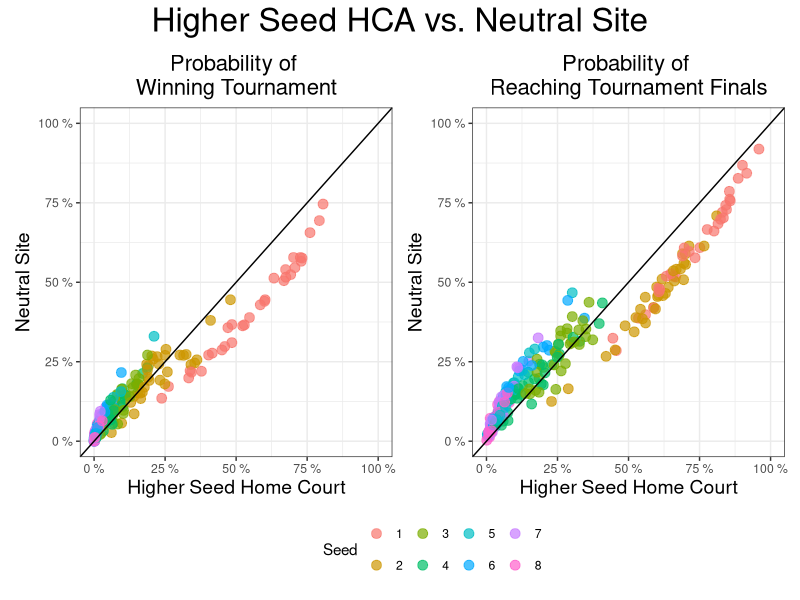
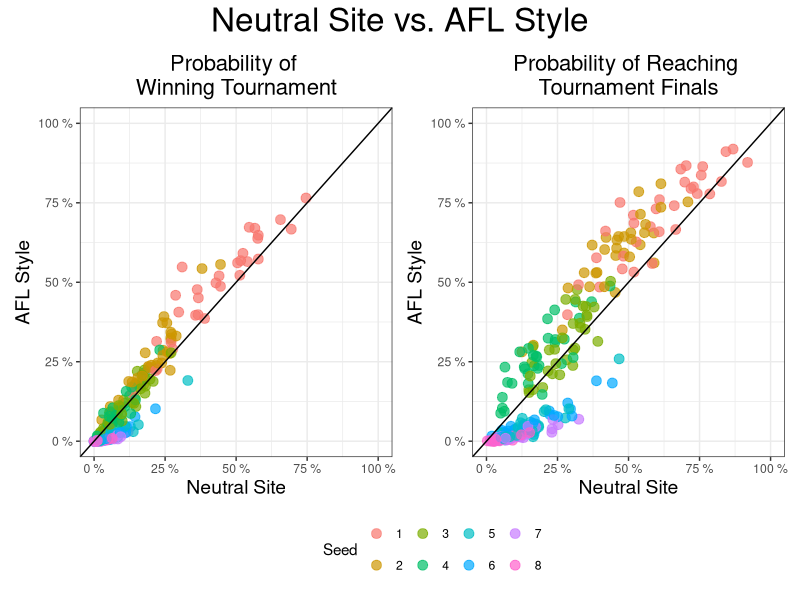
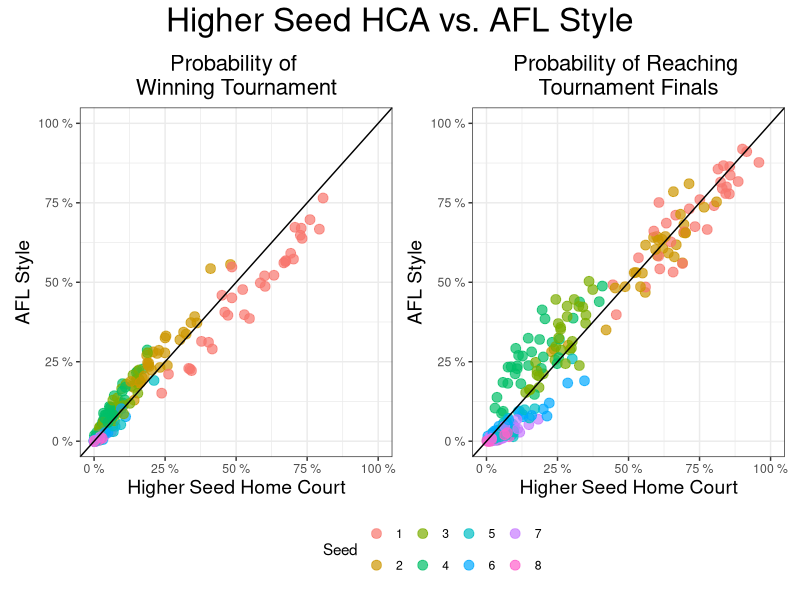
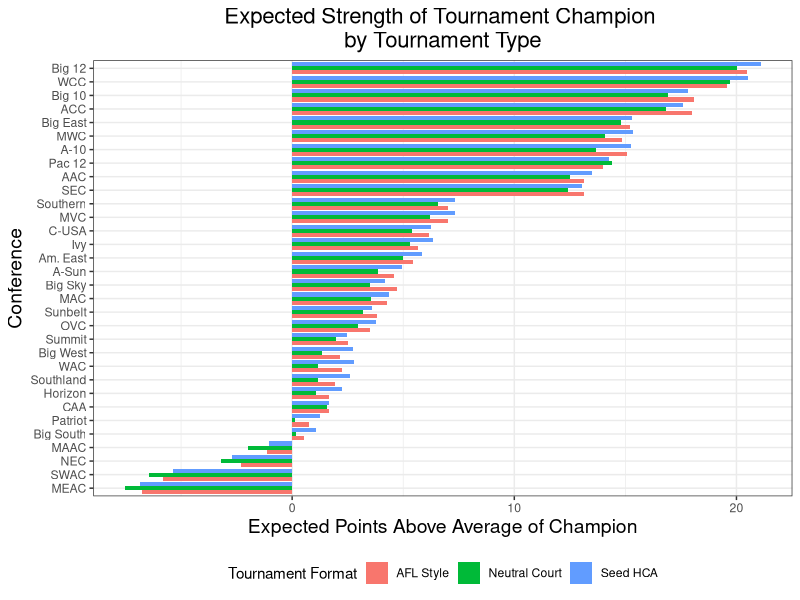
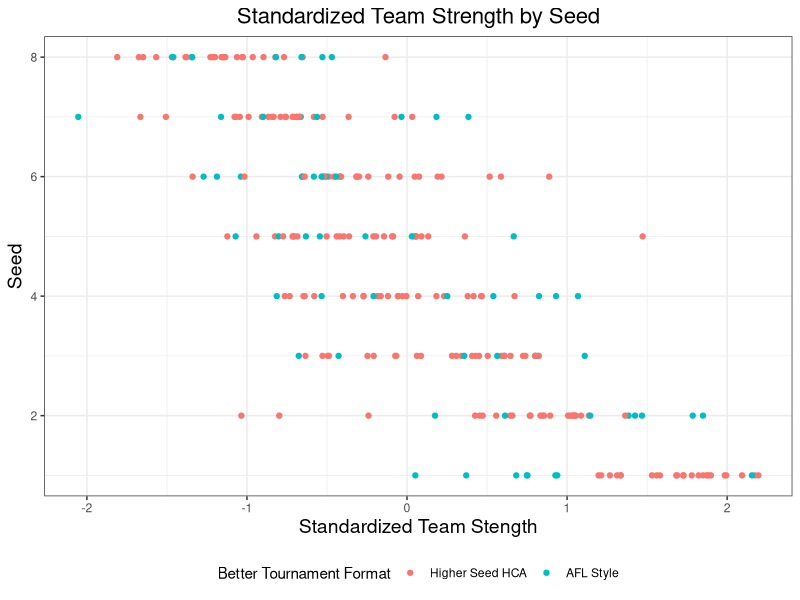

Source code (R) for these figures, in order:
## ---- chunk 1
library(tidyverse)
library(patchwork)

x <- read_csv("sims.csv")
y <- 
  filter(x, loc_type == "N") %>%
  select(-loc_type) %>%
  rename("finals_N" = finals,
         "champ_N" = champ) %>%
  inner_join(
    filter(x, loc_type == "H") %>%
      select(-loc_type) %>%
      rename("finals_H" = finals,
             "champ_H" = champ)) %>% 
  inner_join(
    filter(x, loc_type == "AFL") %>%
      select(-loc_type) %>%
      rename("finals_afl" = finals,
             "champ_afl" = champ))

p1 <- ggplot(y, aes(x = champ_H, y = champ_N)) +
  geom_point(aes(color = as.character(seed)), size = 3, alpha = 0.7) +
  geom_abline(slope = 1, intercept = 0) +
  scale_x_continuous(labels = function(x) {paste(100 * x, "%")}, limits = c(0,1)) +
  scale_y_continuous(labels = function(x) {paste(100 * x, "%")}, limits = c(0,1)) +
  theme_bw() +
  theme(axis.title = element_text(size = 14, hjust = 0.5),
        plot.title = element_text(size = 16, hjust = 0.5),
        legend.position = "bottom") +
  labs(x = "Higher Seed Home Court",
       y = "Neutral Site",
       color = "Seed",
       title = "Probability of \nWinning Tournament")

p2 <- ggplot(y, aes(x = finals_H, y = finals_N)) +
  geom_point(aes(color = as.character(seed)), size = 3, alpha = 0.7) +
  geom_abline(slope = 1, intercept = 0) +
  scale_x_continuous(labels = function(x) {paste(100 * x, "%")}, limits = c(0,1)) +
  scale_y_continuous(labels = function(x) {paste(100 * x, "%")}, limits = c(0,1)) +
  theme_bw() +
  theme(axis.title = element_text(size = 14, hjust = 0.5),
        plot.title = element_text(size = 16, hjust = 0.5),
        legend.position = "bottom") +
  labs(x = "Higher Seed Home Court",
       y = "Neutral Site",
       color = "Seed",
       title = "Probability of \nReaching Tournament Finals")


p3 <- ggplot(y, aes(x = champ_N, y = champ_afl)) +
  geom_point(aes(color = as.character(seed)), size = 3, alpha = 0.7) +
  geom_abline(slope = 1, intercept = 0) +
  scale_x_continuous(labels = function(x) {paste(100 * x, "%")}, limits = c(0,1)) +
  scale_y_continuous(labels = function(x) {paste(100 * x, "%")}, limits = c(0,1)) +
  theme_bw() +
  theme(axis.title = element_text(size = 14, hjust = 0.5),
        plot.title = element_text(size = 16, hjust = 0.5),
        legend.position = "bottom") +
  labs(x = "Neutral Site",
       y = "AFL Style",
       color = "Seed",
       title = "Probability of \nWinning Tournament")

p4 <- ggplot(y, aes(x = finals_N, y = finals_afl)) +
  geom_point(aes(color = as.character(seed)), size = 3, alpha = 0.7) +
  geom_abline(slope = 1, intercept = 0) +
  scale_x_continuous(labels = function(x) {paste(100 * x, "%")}, limits = c(0,1)) +
  scale_y_continuous(labels = function(x) {paste(100 * x, "%")}, limits = c(0,1)) +
  theme_bw() +
  theme(axis.title = element_text(size = 14, hjust = 0.5),
        plot.title = element_text(size = 16, hjust = 0.5),
        legend.position = "bottom") +
  labs(x = "Neutral Site",
       y = "AFL Style",
       color = "Seed",
       title = "Probability of Reaching \nTournament Finals")


p5 <- ggplot(y, aes(x = champ_H, y = champ_afl)) +
  geom_point(aes(color = as.character(seed)), size = 3, alpha = 0.7) +
  geom_abline(slope = 1, intercept = 0) +
  scale_x_continuous(labels = function(x) {paste(100 * x, "%")}, limits = c(0,1)) +
  scale_y_continuous(labels = function(x) {paste(100 * x, "%")}, limits = c(0,1)) +
  theme_bw() +
  theme(axis.title = element_text(size = 14, hjust = 0.5),
        plot.title = element_text(size = 16, hjust = 0.5),
        legend.position = "bottom") +
  labs(x = "Higher Seed Home Court",
       y = "AFL Style",
       color = "Seed",
       title = "Probability of \nWinning Tournament")

p6 <- ggplot(y, aes(x = finals_H, y = finals_afl)) +
  geom_point(aes(color = as.character(seed)), size = 3, alpha = 0.7) +
  geom_abline(slope = 1, intercept = 0) +
  scale_x_continuous(labels = function(x) {paste(100 * x, "%")}, limits = c(0,1)) +
  scale_y_continuous(labels = function(x) {paste(100 * x, "%")}, limits = c(0,1)) +
  theme_bw() +
  theme(axis.title = element_text(size = 14, hjust = 0.5),
        plot.title = element_text(size = 16, hjust = 0.5),
        legend.position = "bottom") +
  labs(x = "Higher Seed Home Court",
       y = "AFL Style",
       color = "Seed",
       title = "Probability of Reaching \nTournament Finals")


(p1 + p2) + 
  plot_annotation(title = "Higher Seed HCA vs. Neutral Site",
                  theme = theme(legend.position = "bottom",
                                plot.title = element_text(size = 24, hjust = 0.5))) +
  plot_layout(guides = 'collect')

## ---- chunk 2
(p3 + p4) + 
  plot_annotation(title = "Neutral Site vs. AFL Style",
                  theme = theme(legend.position = "bottom",
                                plot.title = element_text(size = 24, hjust = 0.5))) +
  plot_layout(guides = 'collect')
## ---- chunk 3
(p5 + p6) + 
  plot_annotation(title = "Higher Seed HCA vs. AFL Style",
                  theme = theme(legend.position = "bottom",
                                plot.title = element_text(size = 24, hjust = 0.5))) +
  plot_layout(guides = 'collect')
## ---- chunk 4

ev <- group_by(y, conference) %>%
  summarise("exp_champ_H" = sum(champ_H * yusag_coeff),
            "exp_champ_afl" = sum(champ_afl * yusag_coeff),
            "exp_champ_N" = sum(champ_N * yusag_coeff))

gather(ev, type, value, -conference) %>%
  ggplot(aes(x = reorder(conference, value), y = value, fill = fct_relevel(type, 
                                                                           "exp_champ_afl", 
                                                                           "exp_champ_N",
                                                                           "exp_champ_H"))) +
  geom_col(position = "dodge") + 
  scale_fill_discrete(labels = c("AFL Style", "Neutral Court", "Seed HCA")) +
  coord_flip() +
  theme_bw() +
  theme(axis.title = element_text(size = 14, hjust = 0.5),
        plot.title = element_text(size = 16, hjust = 0.5),
        legend.position = "bottom") +
  labs(x = "Conference",
       y = "Expected Points Above Average of Champion",
       fill = "Tournament Format",
       title = "Expected Strength of Tournament Champion \nby Tournament Type")
## ---- chunk 5
filter(ev, exp_champ_afl > exp_champ_H) %>%
  mutate("exp_champ_H" = round(exp_champ_H, 2),
         "exp_champ_afl" = round(exp_champ_afl, 2),
         "exp_champ_N" = round(exp_champ_N, 2)) %>%
  knitr::kable()
## ---- chunk 6
confs <- filter(ev, exp_champ_afl > exp_champ_H) %>% 
  pull(conference)

y <- y %>% 
  inner_join(
    group_by(y, conference) %>%
      summarise("yusag_mean" = mean(yusag_coeff),
                "yusag_sd" = sd(yusag_coeff))
  ) %>%
  mutate("rtg_std" = (yusag_coeff - yusag_mean)/yusag_sd)


ggplot(y, aes(x = rtg_std, y = seed)) +
  geom_point(aes(color = conference %in% confs)) +
  theme_bw() +
  theme(axis.title = element_text(size = 14, hjust = 0.5),
        plot.title = element_text(size = 16, hjust = 0.5),
        legend.position = "bottom") +
  scale_color_discrete(labels = c("Higher Seed HCA", "AFL Style")) +
  labs(x = "Standardized Team Stength",
       y = "Seed",
       color = "Better Tournament Format",
       title = "Standardized Team Strength by Seed")
